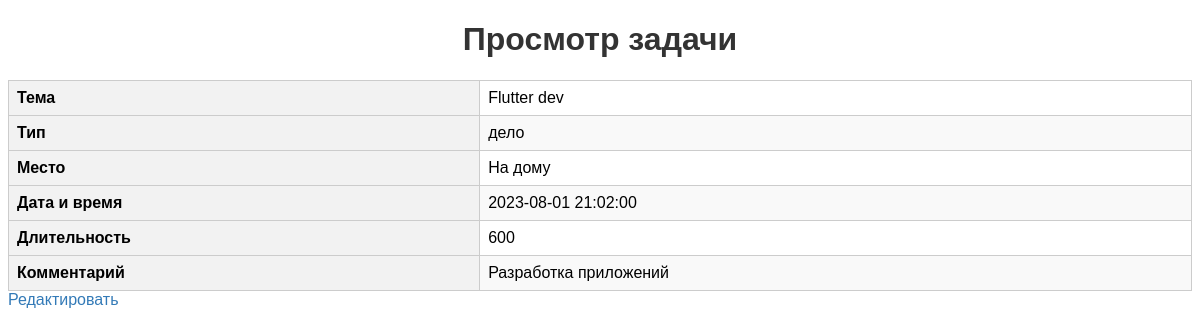
The page /index.php?action=show&id=18 (signed in) on the database its author committed.
### tables this page shows
CREATE TABLE `tasks` (
  `id` int(10) UNSIGNED NOT NULL,
  `topic` varchar(255) NOT NULL,
  `type` enum('встреча','звонок','совещание','дело') NOT NULL,
  `location` varchar(255) DEFAULT NULL,
  `date_time` datetime NOT NULL,
  `duration` int(11) DEFAULT NULL,
  `comment` text,
  `status` enum('текущая задача','просроченная','готово') NOT NULL DEFAULT 'текущая задача'
);

### controllers/TaskController.php (called while the page is built, shortened)
<?php
require_once 'models/TaskModel.php';
class TaskController
{
    public function show($id)
    {
        $task = TaskModel::getTask($id);
        include 'views/task/show.php';
    }
}

### models/TaskModel.php (called while the page is built, shortened)
<?php
class TaskModel
{
    public static function getTask($id)
    {
        global $pdo;
        $stmt = $pdo->prepare('SELECT * FROM tasks WHERE id = ?');
        $stmt->execute([$id]);
        return $stmt->fetch(PDO::FETCH_ASSOC);
    }
}

### views/task/show.php (the view, shortened to what this page needs)
<!DOCTYPE html>
<html>
<head>
</head>
<body>
    <h1>Просмотр задачи</h1>
    <table>
        <tr>
            <th>Тема</th>
            <td><?= $task['topic'] ?></td>
        </tr>
        <tr>
            <th>Тип</th>
            <td><?= $task['type'] ?></td>
        </tr>
        <tr>
            <th>Место</th>
            <td><?= $task['location'] ?></td>
        </tr>
        <tr>
            <th>Дата и время</th>
            <td><?= $task['date_time'] ?></td>
        </tr>
        <tr>
            <th>Длительность</th>
            <td><?= $task['duration'] ?></td>
        </tr>
        <tr>
            <th>Комментарий</th>
            <td><?= $task['comment'] ?></td>
        </tr>
    </table>
    <a href="index.php?action=edit&id=<?= $task['id'] ?>">Редактировать</a>
</body>
</html>

### views/task/show.php (style rules this page uses)
body { font-family: Arial, sans-serif; }
h1 { color: #333; text-align: center; }
table { width: 100%; border-collapse: collapse; margin-top: 20px; }
th, td { padding: 8px; border: 1px solid #ccc; }
th { background-color: #f2f2f2; font-weight: bold; text-align: left; }
tr:nth-child(even) { background-color: #f9f9f9; }
a { color: #337ab7; text-decoration: none; margin-right: 10px; }

### rows shown on the page
tasks: topic "Flutter dev", type "дело", location "На дому", date_time "2023-08-01 21:02:00", duration "600", comment "Разработка приложений"
